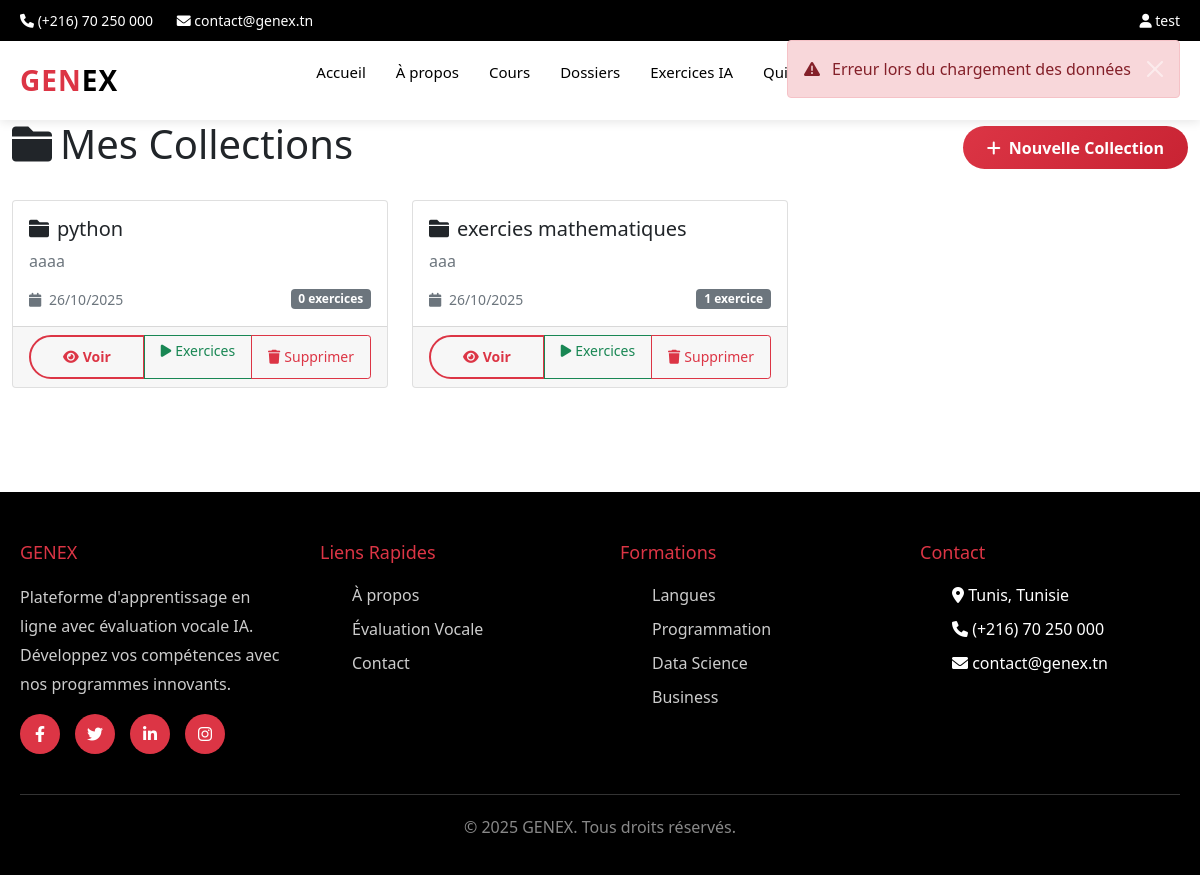
Screenshot of /exercises/collections/ (signed in) with the database file from the repository.
### users/models.py (models this page shows, shortened)
class User(AbstractUser):
    USER_TYPE_CHOICES = (
        ('admin', 'Admin'),
        ('student', 'Student'),
    )
    LEVEL_CHOICES = (
        ('weak', 'Weak'),
        ('medium', 'Medium'),
        ('advanced', 'Advanced'),
    )
    user_type = models.CharField(max_length=10, choices=USER_TYPE_CHOICES, default='student')
    level = models.CharField(max_length=10, choices=LEVEL_CHOICES, blank=True, null=True)
    student_class = models.CharField(max_length=50, blank=True, null=True)
    current_streak = models.IntegerField(default=0, help_text="Current consecutive days with quiz completion")
    longest_streak = models.IntegerField(default=0, help_text="Longest streak ever achieved")
    last_quiz_date = models.DateTimeField(null=True, blank=True, help_text="Last time user completed a quiz")
    THEME_CHOICES = (
        ('light', 'Light'),
        ('dark', 'Dark'),
        ('auto', 'Auto'),
    )
    theme_preference = models.CharField(max_length=10, choices=THEME_CHOICES, default='auto', help_text="User's theme preference")

### exercises/models.py (models this page shows, shortened)
class ExerciseCollection(models.Model):
    user = models.ForeignKey(User, on_delete=models.CASCADE, related_name='exercise_collections')
    name = models.CharField(max_length=100, help_text="Nom de la collection")
    description = models.TextField(blank=True, help_text="Description de la collection")
    color = models.CharField(max_length=7, default='#dc3545', help_text="Couleur de la collection (hex)")
    icon = models.CharField(max_length=50, default='fas fa-folder', help_text="Icône FontAwesome")
    is_public = models.BooleanField(default=False, help_text="Collection visible par d'autres utilisateurs")
    created_at = models.DateTimeField(auto_now_add=True)
    updated_at = models.DateTimeField(auto_now=True)
    class Meta:
        verbose_name = "Collection d'exercices"
        verbose_name_plural = "Collections d'exercices"
        ordering = ['-updated_at']
        unique_together = ['user', 'name']

### exercises/views.py (the view)
# urls.py: path('collections/', views.collections_list, name='collections-list'),
def collections_list(request):
    if not request.user.is_authenticated:
        return render(request, 'exercises/collections_list.html', {
            'collections': [],
            'error': 'Vous devez être connecté pour voir vos collections'
        })
    collections = ExerciseCollection.objects.filter(user=request.user)
    return render(request, 'exercises/collections_list.html', {
        'collections': collections
    })

### templates/exercises/collections_list.html (shortened to what this page needs)
{% extends 'exercises/base.html' %}
{% block content %}
<div class="container-fluid">
    <div class="row">
        <div class="col-12">
            <div class="d-flex justify-content-between align-items-center mb-4">
                <h1><i class="fas fa-folder me-2"></i>Mes Collections</h1>
                <button class="btn btn-primary" onclick="showCreateCollectionModal()">
                    <i class="fas fa-plus me-2"></i>Nouvelle Collection
                </button>
            </div>
            {% if collections %}
                <div class="row">
                    {% for collection in collections %}
                        <div class="col-md-6 col-lg-4 mb-4">
                            <div class="card h-100">
                                <div class="card-body">
                                    <h5 class="card-title">
                                        <i class="fas fa-folder me-2"></i>{{ collection.name }}
                                    </h5>
                                    <p class="card-text text-muted">{{ collection.description|default:"Aucune description" }}</p>
                                    <div class="d-flex justify-content-between align-items-center">
                                        <small class="text-muted">
                                            <i class="fas fa-calendar me-1"></i>
                                            {{ collection.created_at|date:"d/m/Y" }}
                                        </small>
                                        <span class="badge bg-secondary">
                                            {{ collection.exercises.count }} exercice{{ collection.exercises.count|pluralize }}
                                        </span>
                                    </div>
                                </div>
                                <div class="card-footer">
                                    <div class="btn-group w-100" role="group">
                                        <a href="{% url 'exercises:collection-detail' collection.id %}"
                                           class="btn btn-outline-primary btn-sm">
                                            <i class="fas fa-eye me-1"></i>Voir
                                        </a>
                                        <a href="{% url 'exercises:collection-exercises' collection.id %}"
                                           class="btn btn-outline-success btn-sm">
                                            <i class="fas fa-play me-1"></i>Exercices
                                        </a>
                                        <button class="btn btn-outline-danger btn-sm"
                                                onclick="deleteCollection({{ collection.id }})">
                                            <i class="fas fa-trash me-1"></i>Supprimer
                                        </button>
                                    </div>
                                </div>
                            </div>
                        </div>
                    {% endfor %}
                </div>
            {% endif %}
        </div>
    </div>
</div>
{% endblock %}

### templates/main/base.html (shortened to what this page needs)
{% load static %}
<!doctype html>
<html lang="en">
<head>
    <link rel="stylesheet" href="https://cdnjs.cloudflare.com/ajax/libs/font-awesome/6.4.0/css/all.min.css">
    {% block extra_css %}{% endblock %}
</head>
<body>
    <div class="top-bar">
        <div class="container">
            <div>
                <i class="fas fa-phone"></i> (+216) 70 250 000
                <i class="fas fa-envelope" style="margin-left: 20px;"></i> contact@genex.tn
            </div>
            <div>
                {% if user.is_authenticated %}
                    <a href="{% url 'main:dashboard' %}"><i class="fas fa-user"></i> {{ user.username }}</a>
                {% else %}
                    <a href="{% url 'main:signin' %}">Espace étudiant</a>
                {% endif %}
            </div>
        </div>
    </div>
    <header class="main-header">
        <nav class="navbar">
            <a href="{% url 'main:home' %}" class="logo">
                GEN<span>EX</span>
            </a>
            <ul class="nav-menu">
                <li><a href="{% url 'main:home' %}" class="{% block nav_home %}{% endblock %}">Accueil</a></li>
                <li><a href="{% url 'main:about' %}" class="{% block nav_about %}{% endblock %}">À propos</a></li>
                {% if user.is_authenticated %}
                    <li><a href="{% url 'courses:course_list' %}" class="{% block nav_my_courses %}{% endblock %}">Cours</a></li>
                    <li><a href="{% url 'courses:folder_list' %}" class="{% block nav_folders %}{% endblock %}">Dossiers</a></li>
                    <li><a href="{% url 'exercises:exercise-dashboard' %}" class="{% block nav_exercises %}{% endblock %}">
                         Exercices IA
                    </a></li>
                    <li><a href="{% url 'quizzes:home' %}" class="{% block nav_quizzes %}{% endblock %}">
                         Quizzes
                    </a></li>
                    <li><a href="{% url 'chatbot:chat' %}" class="{% block nav_chatbot %}{% endblock %}">
                    </a></li>
                    <li><a href="{% url 'voice_eval:home' %}" class="{% block nav_voice %}{% endblock %}">Voice Eval</a></li>
                    <li><a href="{% url 'main:signout' %}" class="btn-outline-red">Déconnexion</a></li>
                {% else %}
                    <li><a href="{% url 'main:signin' %}" class="btn-outline-red">Connexion</a></li>
                    <li><a href="{% url 'main:signup' %}" class="btn-red">Inscription</a></li>
                {% endif %}
            </ul>
        </nav>
    </header>
    <main>
        {% block content %}{% endblock %}
    </main>
    <footer class="footer">
        <div class="footer-container">
            <div class="footer-grid">
                <div>
                    <h4>GENEX</h4>
                    <p style="color: #ccc; line-height: 1.8;">
                        Plateforme d'apprentissage en ligne avec évaluation vocale IA.
                        Développez vos compétences avec nos programmes innovants.
                    </p>
                    <div class="social-links">
                        <a href="#"><i class="fab fa-facebook-f"></i></a>
                        <a href="#"><i class="fab fa-twitter"></i></a>
                        <a href="#"><i class="fab fa-linkedin-in"></i></a>
                        <a href="#"><i class="fab fa-instagram"></i></a>
                    </div>
                </div>
                <div>
                    <h4>Liens Rapides</h4>
                    <ul>
                        <li><a href="{% url 'main:about' %}">À propos</a></li>
                        <li><a href="{% url 'voice_eval:home' %}">Évaluation Vocale</a></li>
                        <li><a href="#">Contact</a></li>
                    </ul>
                </div>
                <div>
                    <h4>Formations</h4>
                    <ul>
                        <li><a href="#">Langues</a></li>
                        <li><a href="#">Programmation</a></li>
                        <li><a href="#">Data Science</a></li>
                        <li><a href="#">Business</a></li>
                    </ul>
                </div>
                <div>
                    <h4>Contact</h4>
                    <ul>
                        <li><i class="fas fa-map-marker-alt"></i> Tunis, Tunisie</li>
                        <li><i class="fas fa-phone"></i> (+216) 70 250 000</li>
                        <li><i class="fas fa-envelope"></i> contact@genex.tn</li>
                    </ul>
                </div>
            </div>
            <div class="footer-bottom">
                <p>&copy; <script>document.write(new Date().getFullYear());</script> GENEX. Tous droits réservés.</p>
            </div>
        </div>
    </footer>
</body>
</html>

### templates/main/base.html (style rules this page uses)
* { margin: 0; padding: 0; box-sizing: border-box; }
body { font-family: 'Montserrat', sans-serif; background-color: #fff; color: #333; }
.top-bar { background-color: #000; color: #fff; padding: 10px 0; font-size: 14px; }
.top-bar .container { max-width: 1200px; margin: 0 auto; padding: 0 20px; display: flex; justify-content: space-between; align-items: center; }
.top-bar a { color: #fff; text-decoration: none; margin-left: 20px; }
.main-header { background-color: #fff; box-shadow: 0 2px 10px rgba(0,0,0,0.1); position: sticky; top: 0; z-index: 1000; }
.navbar { max-width: 1200px; margin: 0 auto; padding: 15px 20px; display: flex; justify-content: space-between; align-items: center; }
.logo { font-size: 28px; font-weight: 800; color: #dc3545; text-decoration: none; letter-spacing: 1px; }
.logo span { color: #000; }
.nav-menu { display: flex; list-style: none; gap: 30px; align-items: center; }
.nav-menu a { color: #000; text-decoration: none; font-weight: 500; font-size: 15px; transition: color 0.3s; }
.btn-outline-red { background-color: transparent; color: #dc3545; padding: 10px 25px; border-radius: 5px; text-decoration: none; font-weight: 600; border: 2px solid #dc3545; cursor: pointer; transition: all 0.3s; display: inline-block; }
.footer { background-color: #000; color: #fff; padding: 50px 0 20px; margin-top: 80px; }
.footer-container { max-width: 1200px; margin: 0 auto; padding: 0 20px; }
.footer-grid { display: grid; grid-template-columns: repeat(auto-fit, minmax(250px, 1fr)); gap: 40px; margin-bottom: 40px; }
.footer h4 { color: #dc3545; margin-bottom: 20px; font-size: 18px; }
.footer ul { list-style: none; }
.footer ul li { margin-bottom: 10px; }
.footer a { color: #ccc; text-decoration: none; transition: color 0.3s; }
.footer-bottom { border-top: 1px solid #333; padding-top: 20px; text-align: center; color: #888; }
.social-links { display: flex; gap: 15px; margin-top: 15px; }
.social-links a { width: 40px; height: 40px; background-color: #dc3545; border-radius: 50%; display: flex; align-items: center; justify-content: center; color: #fff; transition: all 0.3s; }
.container { max-width: 1200px; margin: 0 auto; padding: 0 20px; }

### templates/exercises/base.html (style rules this page uses)
.btn-primary { background: linear-gradient(135deg, #dc3545 0%, #c82333 100%); border: none; border-radius: 25px; padding: 0.6rem 1.5rem; font-weight: 600; transition: all 0.3s ease; }
.btn-outline-primary { border: 2px solid #dc3545; color: #dc3545; border-radius: 25px; padding: 0.6rem 1.5rem; font-weight: 600; transition: all 0.3s ease; }

### rows the page displays
User: username "test"
ExerciseCollection: name "python", description "aaaa", created_at "26/10/2025", exercises.count "0"
ExerciseCollection: name "exercies mathematiques", description "aaa", created_at "26/10/2025", exercises.count "1"
